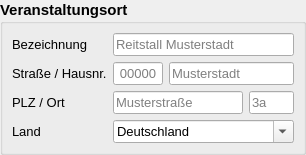
         <widget class="QGroupBox" name="vaLocGroup">
          <property name="sizePolicy">
           <sizepolicy hsizetype="Preferred" vsizetype="Preferred">
            <horstretch>0</horstretch>
            <verstretch>0</verstretch>
           </sizepolicy>
          </property>
          <property name="minimumSize">
           <size>
            <width>0</width>
            <height>0</height>
           </size>
          </property>
          <property name="font">
           <font>
            <pointsize>11</pointsize>
            <bold>true</bold>
           </font>
          </property>
          <property name="title">
           <string>Veranstaltungsort</string>
          </property>
          <layout class="QHBoxLayout" name="horizontalLayout">
           <property name="leftMargin">
            <number>0</number>
           </property>
           <property name="topMargin">
            <number>0</number>
           </property>
           <property name="rightMargin">
            <number>0</number>
           </property>
           <property name="bottomMargin">
            <number>0</number>
           </property>
           <item>
            <widget class="QWidget" name="widget_4" native="true">
             <property name="font">
              <font>
               <pointsize>10</pointsize>
               <bold>false</bold>
              </font>
             </property>
             <layout class="QFormLayout" name="formLayout">
              <property name="leftMargin">
               <number>9</number>
              </property>
              <property name="topMargin">
               <number>9</number>
              </property>
              <property name="rightMargin">
               <number>9</number>
              </property>
              <property name="bottomMargin">
               <number>9</number>
              </property>
              <item row="0" column="0">
               <widget class="QLabel" name="vaLocNameLbl">
                <property name="text">
                 <string>Bezeichnung</string>
                </property>
               </widget>
              </item>
              <item row="0" column="1">
               <widget class="QLineEdit" name="vaLocNameInput">
                <property name="placeholderText">
                 <string>Reitstall Musterstadt</string>
                </property>
               </widget>
              </item>
              <item row="1" column="0">
               <widget class="QLabel" name="vaLocStreetNrLbl">
                <property name="text">
                 <string>Straße / Hausnr.</string>
                </property>
               </widget>
              </item>
              <item row="1" column="1">
               <layout class="QHBoxLayout" name="horizontalLayout_13">
                <property name="topMargin">
                 <number>0</number>
                </property>
                <item>
                 <widget class="QLineEdit" name="vaLocZipInput_2">
                  <property name="minimumSize">
                   <size>
                    <width>50</width>
                    <height>0</height>
                   </size>
                  </property>
                  <property name="maximumSize">
                   <size>
                    <width>50</width>
                    <height>16777215</height>
                   </size>
                  </property>
                  <property name="inputMask">
                   <string/>
                  </property>
                  <property name="text">
                   <string/>
                  </property>
                  <property name="maxLength">
                   <number>5</number>
                  </property>
                  <property name="alignment">
                   <set>Qt::AlignCenter</set>
                  </property>
                  <property name="placeholderText">
                   <string>00000</string>
                  </property>
                 </widget>
                </item>
                <item>
                 <widget class="QLineEdit" name="vaLocCityInput_2">
                  <property name="placeholderText">
                   <string>Musterstadt</string>
                  </property>
                 </widget>
                </item>
               </layout>
              </item>
              <item row="2" column="0">
               <widget class="QLabel" name="vaLocZipCityLbl">
                <property name="text">
                 <string>PLZ / Ort</string>
                </property>
               </widget>
              </item>
              <item row="2" column="1">
               <layout class="QHBoxLayout" name="horizontalLayout_12">
                <property name="topMargin">
                 <number>0</number>
                </property>
                <item>
                 <widget class="QLineEdit" name="vaLocStreetInput_2">
                  <property name="placeholderText">
                   <string>Musterstraße</string>
                  </property>
                 </widget>
                </item>
                <item>
                 <widget class="QLineEdit" name="vaLocNrInput_2">
                  <property name="sizePolicy">
                   <sizepolicy hsizetype="Minimum" vsizetype="Fixed">
                    <horstretch>0</horstretch>
                    <verstretch>0</verstretch>
                   </sizepolicy>
                  </property>
                  <property name="minimumSize">
                   <size>
                    <width>45</width>
                    <height>0</height>
                   </size>
                  </property>
                  <property name="maximumSize">
                   <size>
                    <width>45</width>
                    <height>16777215</height>
                   </size>
                  </property>
                  <property name="inputMask">
                   <string/>
                  </property>
                  <property name="maxLength">
                   <number>10</number>
                  </property>
                  <property name="placeholderText">
                   <string>3a</string>
                  </property>
                 </widget>
                </item>
               </layout>
              </item>
              <item row="3" column="0">
               <widget class="QLabel" name="vaLocCountryLbl">
                <property name="text">
                 <string>Land</string>
                </property>
               </widget>
              </item>
              <item row="3" column="1">
               <widget class="QComboBox" name="vaLocCountryInput">
                <property name="editable">
                 <bool>true</bool>
                </property>
                <property name="currentIndex">
                 <number>6</number>
                </property>
                <item>
                 <property name="text">
                  <string>Albanien</string>
                 </property>
                </item>
                <item>
                 <property name="text">
                  <string>Andorra</string>
                 </property>
                </item>
                <item>
                 <property name="text">
                  <string>Belgien</string>
                 </property>
                </item>
                <item>
                 <property name="text">
                  <string>Bosnien und Herzegowina</string>
                 </property>
                </item>
                <item>
                 <property name="text">
                  <string>Bulgarien</string>
                 </property>
                </item>
                <item>
                 <property name="text">
                  <string>Dänemark</string>
                 </property>
                </item>
                <item>
                 <property name="text">
                  <string>Deutschland</string>
                 </property>
                </item>
                <item>
                 <property name="text">
                  <string>Estland</string>
                 </property>
                </item>
                <item>
                 <property name="text">
                  <string>Finnland</string>
                 </property>
                </item>
                <item>
                 <property name="text">
                  <string>Frankreich</string>
                 </property>
                </item>
                <item>
                 <property name="text">
                  <string>Griechenland</string>
                 </property>
                </item>
                <item>
                 <property name="text">
                  <string>Irland</string>
                 </property>
                </item>
                <item>
                 <property name="text">
                  <string>Island</string>
                 </property>
                </item>
                <item>
                 <property name="text">
                  <string>Italien</string>
                 </property>
                </item>
                <item>
                 <property name="text">
                  <string>Kasachstan</string>
                 </property>
                </item>
                <item>
                 <property name="text">
                  <string>Kosovo</string>
                 </property>
                </item>
                <item>
                 <property name="text">
                  <string>Kroatien</string>
                 </property>
                </item>
                <item>
                 <property name="text">
                  <string>Lettland</string>
                 </property>
                </item>
                <item>
                 <property name="text">
                  <string>Liechtenstein</string>
                 </property>
                </item>
                <item>
                 <property name="text">
                  <string>Litauen</string>
                 </property>
                </item>
                <item>
                 <property name="text">
                  <string>Luxemburg</string>
                 </property>
                </item>
                <item>
                 <property name="text">
                  <string>Malta</string>
                 </property>
                </item>
                <item>
                 <property name="text">
                  <string>Moldawien</string>
                 </property>
                </item>
                <item>
                 <property name="text">
                  <string>Monaco</string>
                 </property>
                </item>
                <item>
                 <property name="text">
                  <string>Montenegro</string>
                 </property>
                </item>
                <item>
                 <property name="text">
                  <string>Niederlande</string>
                 </property>
                </item>
                <item>
                 <property name="text">
                  <string>Nordmazedonien</string>
                 </property>
                </item>
                <item>
                 <property name="text">
                  <string>Norwegen</string>
                 </property>
                </item>
                <item>
                 <property name="text">
                  <string>Österreich</string>
                 </property>
                </item>
                <item>
                 <property name="text">
                  <string>Polen</string>
                 </property>
                </item>
                <item>
                 <property name="text">
                  <string>Portugal</string>
                 </property>
                </item>
                <item>
                 <property name="text">
                  <string>Rumänien</string>
                 </property>
                </item>
                <item>
                 <property name="text">
                  <string>Russland</string>
                 </property>
                </item>
                <item>
                 <property name="text">
                  <string>San Marino</string>
                 </property>
                </item>
                <item>
                 <property name="text">
                  <string>Schweden</string>
                 </property>
                </item>
                <item>
                 <property name="text">
                  <string>Schweiz</string>
                 </property>
                </item>
                <item>
                 <property name="text">
                  <string>Serbien</string>
                 </property>
                </item>
                <item>
                 <property name="text">
                  <string>Slowakei</string>
                 </property>
                </item>
                <item>
                 <property name="text">
                  <string>Slowenien</string>
                 </property>
                </item>
                <item>
                 <property name="text">
                  <string>Spanien</string>
                 </property>
                </item>
                <item>
                 <property name="text">
                  <string>Tschechien</string>
                 </property>
                </item>
                <item>
                 <property name="text">
                  <string>Türkei</string>
                 </property>
                </item>
                <item>
                 <property name="text">
                  <string>Ukraine</string>
                 </property>
                </item>
                <item>
                 <property name="text">
                  <string>Ungarn</string>
                 </property>
                </item>
                <item>
                 <property name="text">
                  <string>Vatikan</string>
                 </property>
                </item>
                <item>
                 <property name="text">
                  <string>Vereinigtes Königreich</string>
                 </property>
                </item>
                <item>
                 <property name="text">
                  <string>Weißrussland</string>
                 </property>
                </item>
               </widget>
              </item>
             </layout>
            </widget>
           </item>
          </layout>
         </widget>
